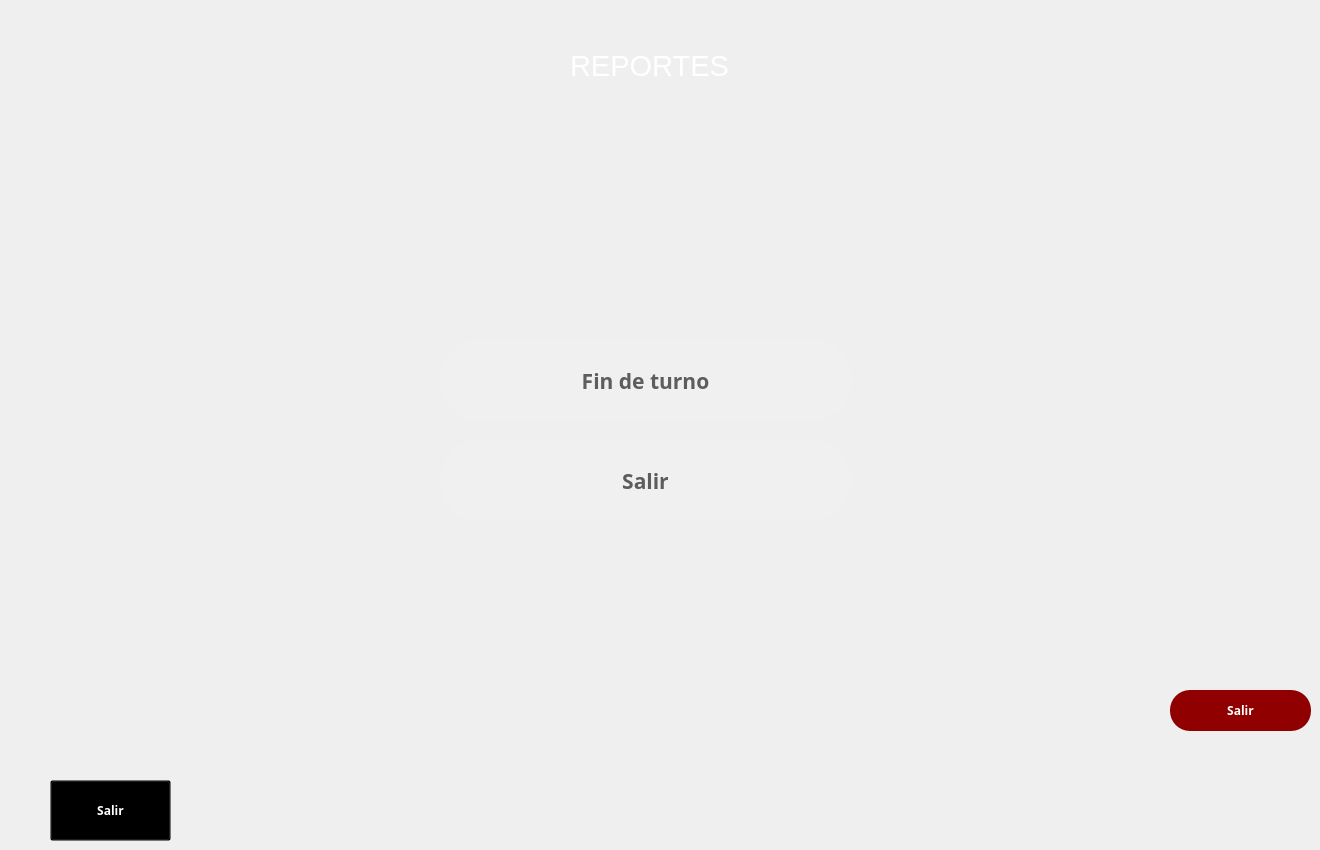
   <widget class="QWidget" name="page_4">
    <widget class="QPushButton" name="salirplaza">
     <property name="geometry">
      <rect>
       <x>50</x>
       <y>780</y>
       <width>121</width>
       <height>61</height>
      </rect>
     </property>
     <property name="font">
      <font>
       <family>Sans Serif</family>
       <weight>75</weight>
       <italic>false</italic>
       <bold>true</bold>
      </font>
     </property>
     <property name="styleSheet">
      <string notr="true">background-color:transparent;
color:white;
</string>
     </property>
     <property name="text">
      <string>Salir</string>
     </property>
     <property name="icon">
      <iconset>
       <normaloff>../../../../../../../../media/roldan/persistence/media/iconos/fb5.png</normaloff>../../../../../../../../media/roldan/persistence/media/iconos/fb5.png</iconset>
     </property>
     <property name="iconSize">
      <size>
       <width>128</width>
       <height>128</height>
      </size>
     </property>
    </widget>
    <widget class="QPushButton" name="bsalir">
     <property name="geometry">
      <rect>
       <x>1170</x>
       <y>690</y>
       <width>141</width>
       <height>41</height>
      </rect>
     </property>
     <property name="font">
      <font>
       <family>Sans Serif</family>
       <weight>75</weight>
       <italic>false</italic>
       <bold>true</bold>
      </font>
     </property>
     <property name="styleSheet">
      <string notr="true">background-color:rgb(144, 0, 0);
color:white;
border-radius:20%</string>
     </property>
     <property name="text">
      <string>Salir</string>
     </property>
     <property name="iconSize">
      <size>
       <width>128</width>
       <height>128</height>
      </size>
     </property>
    </widget>
    <widget class="QLabel" name="ltime_68">
     <property name="geometry">
      <rect>
       <x>570</x>
       <y>50</y>
       <width>261</width>
       <height>31</height>
      </rect>
     </property>
     <property name="font">
      <font>
       <family>Segoe UI</family>
       <pointsize>22</pointsize>
       <weight>50</weight>
       <italic>false</italic>
       <bold>false</bold>
      </font>
     </property>
     <property name="styleSheet">
      <string notr="true">background-color:transparent;
color:rgb(255, 255, 255);

</string>
     </property>
     <property name="text">
      <string>REPORTES</string>
     </property>
    </widget>
    <widget class="QPushButton" name="bfindeturno">
     <property name="geometry">
      <rect>
       <x>440</x>
       <y>340</y>
       <width>411</width>
       <height>81</height>
      </rect>
     </property>
     <property name="font">
      <font>
       <family>Ubuntu Mono</family>
       <pointsize>16</pointsize>
       <weight>75</weight>
       <italic>false</italic>
       <bold>true</bold>
       <underline>false</underline>
      </font>
     </property>
     <property name="toolTip">
      <string>Ayuda</string>
     </property>
     <property name="whatsThis">
      <string extracomment="help"/>
     </property>
     <property name="styleSheet">
      <string notr="true">background-color:rgb(240, 240, 240);
color:rgb(93, 93, 93);
border-radius:40%</string>
     </property>
     <property name="text">
      <string>Fin de turno</string>
     </property>
     <property name="icon">
      <iconset>
       <normaloff>../../../../../../cajsSATELITE/eum/app/cajeroF/iconos/fl.png</normaloff>../../../../../../cajsSATELITE/eum/app/cajeroF/iconos/fl.png</iconset>
     </property>
     <property name="iconSize">
      <size>
       <width>40</width>
       <height>40</height>
      </size>
     </property>
     <property name="toolTipDuration" stdset="0">
      <number>3</number>
     </property>
    </widget>
    <widget class="QPushButton" name="bsalirreportes">
     <property name="geometry">
      <rect>
       <x>440</x>
       <y>440</y>
       <width>411</width>
       <height>81</height>
      </rect>
     </property>
     <property name="font">
      <font>
       <family>Ubuntu Mono</family>
       <pointsize>16</pointsize>
       <weight>75</weight>
       <italic>false</italic>
       <bold>true</bold>
       <underline>false</underline>
      </font>
     </property>
     <property name="toolTip">
      <string>Ayuda</string>
     </property>
     <property name="whatsThis">
      <string extracomment="help"/>
     </property>
     <property name="styleSheet">
      <string notr="true">background-color:rgb(240, 240, 240);
color:rgb(93, 93, 93);
border-radius:40%</string>
     </property>
     <property name="text">
      <string>Salir</string>
     </property>
     <property name="icon">
      <iconset>
       <normaloff>../../../../../../cajsSATELITE/eum/app/cajeroF/iconos/fl.png</normaloff>../../../../../../cajsSATELITE/eum/app/cajeroF/iconos/fl.png</iconset>
     </property>
     <property name="iconSize">
      <size>
       <width>40</width>
       <height>40</height>
      </size>
     </property>
     <property name="toolTipDuration" stdset="0">
      <number>3</number>
     </property>
    </widget>
   </widget>
